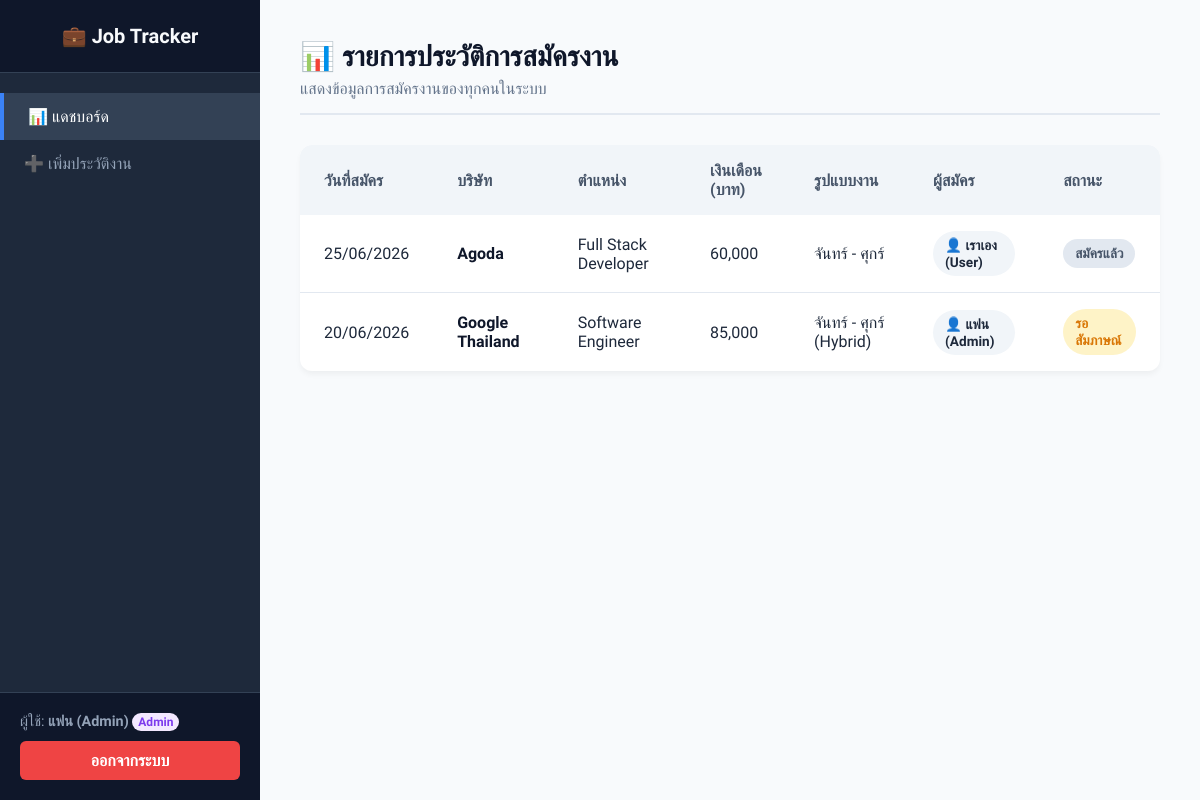
/dashboard.php (signed in), run on the app's committed database.
### tables this page shows
CREATE TABLE IF NOT EXISTS `job_applications` (
    `id` INT AUTO_INCREMENT PRIMARY KEY,
    `user_id` INT NOT NULL,
    `company_name` VARCHAR(100) NOT NULL,
    `position` VARCHAR(100) NOT NULL,
    `salary` INT DEFAULT NULL,
    `work_days` VARCHAR(100) DEFAULT NULL,
    `status` ENUM('สมัครแล้ว', 'รอสัมภาษณ์', 'รอ Offer', 'รอเรียก', 'ยืนยันเข้าทำงาน') NOT NULL DEFAULT 'สมัครแล้ว',
    `details` TEXT DEFAULT NULL,
    `applied_date` DATE NOT NULL,
    `created_at` TIMESTAMP DEFAULT CURRENT_TIMESTAMP,
    FOREIGN KEY (`user_id`) REFERENCES `users`(`id`) ON DELETE CASCADE
);

CREATE TABLE IF NOT EXISTS `users` (
    `id` INT AUTO_INCREMENT PRIMARY KEY,
    `username` VARCHAR(50) NOT NULL UNIQUE,
    `password` VARCHAR(255) NOT NULL,
    `name` VARCHAR(100) NOT NULL,
    `role` ENUM('admin', 'user') NOT NULL DEFAULT 'user',
    `created_at` TIMESTAMP DEFAULT CURRENT_TIMESTAMP
);

### src/dashboard.php (the view, shortened to what this page needs)
<?php
require_once 'config.php';
$role = $_SESSION['role'];
try {
    if ($role === 'admin') {
        $sql = "SELECT ja.*, u.name AS applicant_name
                FROM job_applications ja
                JOIN users u ON ja.user_id = u.id
                ORDER BY ja.applied_date DESC, ja.id DESC";
        $stmt = $pdo->prepare($sql);
        $stmt->execute();
    }
    $jobs = $stmt->fetchAll();
} catch (\PDOException $e) {
    die("เกิดข้อผิดพลาดในการดึงข้อมูล: " . $e->getMessage());
}
function getStatusBadgeClass($status) {
    switch ($status) {
        case 'สมัครแล้ว':
            return 'badge-default';
        case 'รอสัมภาษณ์':
            return 'badge-interview';
    }
}
?>
<!DOCTYPE html>
<html lang="th">
<head>
    <link rel="stylesheet" href="css/style.css">
</head>
<body>
    <div class="app-container">
        <aside class="sidebar">
            <div class="sidebar-header">
                💼 Job Tracker
            </div>
            <ul class="sidebar-menu">
                <li class="active"><a href="dashboard.php">📊 แดชบอร์ด</a></li>
                <li><a href="add-job.php">➕ เพิ่มประวัติงาน</a></li>
            </ul>
            <div class="sidebar-footer">
                <div style="margin-bottom: 10px; font-size: 0.9rem; color: #94a3b8;">
                    ผู้ใช้: <strong><?= htmlspecialchars($_SESSION['name']) ?></strong>
                    <span class="badge <?= $role === 'admin' ? 'badge-admin' : 'badge-user' ?>" style="padding: 2px 6px; font-size: 0.75rem;">
                        <?= ucfirst($role) ?>
                    </span>
                </div>
                <a href="logout.php" class="btn-logout">ออกจากระบบ</a>
            </div>
        </aside>
        <main class="main-content">
            <div class="page-header">
                <h1>📊 รายการประวัติการสมัครงาน</h1>
                <p style="color: #64748b; margin-top: 5px;">
                    <?= $role === 'admin' ? 'แสดงข้อมูลการสมัครงานของทุกคนในระบบ' : 'แสดงข้อมูลการสมัครงานของคุณเองทั้งหมด' ?>
                </p>
            </div>
            <div class="table-responsive">
                <table class="data-table">
                    <thead>
                        <tr>
                            <th>วันที่สมัคร</th>
                            <th>บริษัท</th>
                            <th>ตำแหน่ง</th>
                            <th>เงินเดือน (บาท)</th>
                            <th>รูปแบบงาน</th>
                            <?php if ($role === 'admin'): ?>
                                <th>ผู้สมัคร</th> <?php endif; ?>
                            <th>สถานะ</th>
                        </tr>
                    </thead>
                    <tbody>
                        <?php if (empty($jobs)): ?>
                            <tr>
                                <td colspan="<?= $role === 'admin' ? 7 : 6 ?>" style="text-align: center; color: #64748b; padding: 40px 0;">
                                    📭 ยังไม่มีข้อมูลการสมัครงานในระบบในขณะนี้
                                </td>
                            </tr>
                        <?php else: ?>
                            <?php foreach ($jobs as $job): ?>
                                <tr>
                                    <td><?= htmlspecialchars(date('d/m/Y', strtotime($job['applied_date']))) ?></td>
                                    <td style="font-weight: 600; color: #0f172a;"><?= htmlspecialchars($job['company_name']) ?></td>
                                    <td><?= htmlspecialchars($job['position']) ?></td>
                                    <td>
                                        <?= $job['salary'] ? number_format($job['salary']) : '<span style="color:#94a3b8;">ไม่ได้ระบุ</span>' ?>
                                    </td>
                                    <td><?= htmlspecialchars($job['work_days'] ?: '-') ?></td>
                                    <?php if ($role === 'admin'): ?>
                                        <td>
                                            <span class="badge badge-user" style="color: #1e293b; background: #f1f5f9;">
                                                👤 <?= htmlspecialchars($job['applicant_name']) ?>
                                            </span>
                                        </td>
                                    <?php endif; ?>
                                    <td>
                                        <span class="badge <?= getStatusBadgeClass($job['status']) ?>">
                                            <?= htmlspecialchars($job['status']) ?>
                                        </span>
                                    </td>
                                </tr>
                            <?php endforeach; ?>
                        <?php endif; ?>
                    </tbody>
                </table>
            </div>
        </main>
    </div>
</body>
</html>

### src/css/style.css (style rules this page uses)
* { box-sizing: border-box; margin: 0; padding: 0; }
body { font-family: 'Prompt', 'Segoe UI', Tahoma, Geneva, Verdana, sans-serif; background-color: #f8fafc; color: #1e293b; }
a { text-decoration: none; transition: all 0.2s; }
.app-container { display: flex; min-height: 100vh; }
.sidebar { width: 260px; background-color: #1e293b; color: #f8fafc; display: flex; flex-direction: column; position: fixed; height: 100vh; left: 0; top: 0; }
.sidebar-header { padding: 24px; font-size: 1.25rem; font-weight: 700; background-color: #0f172a; border-bottom: 1px solid #334155; text-align: center; }
.sidebar-menu { list-style: none; padding: 20px 0; flex: 1; }
.sidebar-menu li a { display: block; padding: 14px 24px; color: #94a3b8; font-weight: 500; }
.sidebar-menu li a:hover, .sidebar-menu li.active a { color: white; background-color: #334155; border-left: 4px solid #3b82f6; }
.sidebar-footer { padding: 20px; background-color: #0f172a; border-top: 1px solid #334155; }
.btn-logout { display: block; text-align: center; padding: 10px; background-color: #ef4444; color: white; border-radius: 6px; font-weight: 600; }
.main-content { flex: 1; margin-left: 260px; padding: 40px; }
.page-header { margin-bottom: 30px; border-bottom: 2px solid #e2e8f0; padding-bottom: 15px; }
.page-header h1 { color: #0f172a; font-size: 1.75rem; }
.table-responsive { background: white; border-radius: 12px; box-shadow: 0 4px 6px -1px rgba(0, 0, 0, 0.05); overflow: hidden; margin-top: 20px; }
.data-table { width: 100%; border-collapse: collapse; text-align: left; }
.data-table th, .data-table td { padding: 16px 24px; }
.data-table th { background-color: #f1f5f9; color: #475569; font-weight: 600; }
.data-table tr { border-bottom: 1px solid #e2e8f0; }
.data-table tr:last-child { border-bottom: none; }
.badge { padding: 6px 12px; border-radius: 9999px; font-size: 0.85rem; font-weight: 600; display: inline-block; }
.badge-default { background-color: #e2e8f0; color: #475569; }
.badge-interview { background-color: #fef3c7; color: #d97706; }
.badge-admin { background-color: #f3e8ff; color: #7c3aed; }
.badge-user { background-color: #e0f2fe; color: #0284c7; }

### data on the page
job_applications: applied_date "25/06/2026", company_name "Agoda", position "Full Stack Developer", salary "60,000", work_days "จันทร์ - ศุกร์", user.name "เราเอง (User)", status "สมัครแล้ว"
job_applications: applied_date "20/06/2026", company_name "Google Thailand", position "Software Engineer", salary "85,000", work_days "จันทร์ - ศุกร์ (Hybrid)", user.name "แฟน (Admin)", status "รอสัมภาษณ์"

### other printed values
$_SESSION['name'] "แฟน (Admin)"
$role "Admin"
